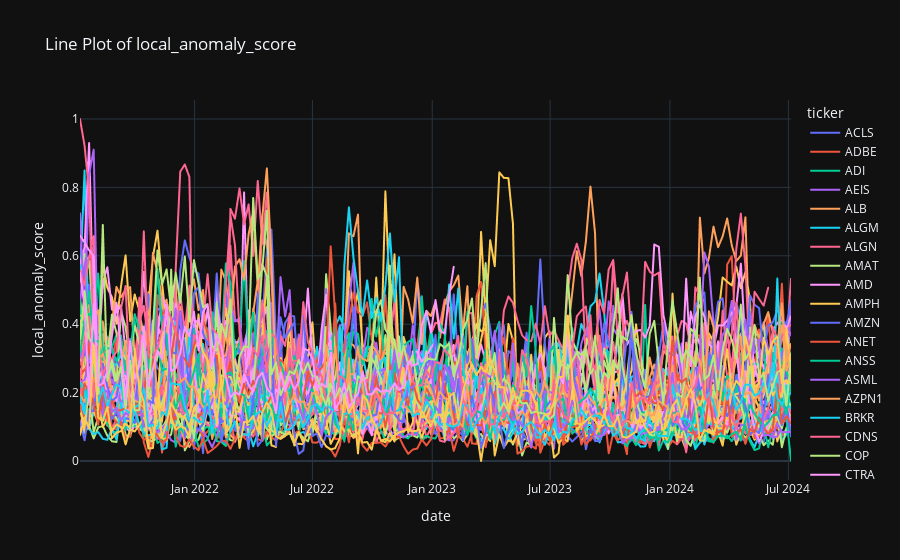

The notebook cell saved with this chart:
### Code cell
df_anomaly_scores.plot_line("local_anomaly_score", n=50)

### Figure 1 — Plotly figure (JSON) as saved in the notebook; plotly's stock layout.template omitted (floating-point values rounded to 4 significant figures; data arrays with more than 128 entries replaced by an {"elided": "..."} marker saying what was removed)
{"data": [{"hovertemplate": "ticker=ACLS<br>date=%{x}<br>local_anomaly_score=%{y}<extra></extra>", "legendgroup": "ACLS", "line": {"color": "#636efa", "dash": "solid"}, "marker": {"symbol": "circle"}, "mode": "lines", "name": "ACLS", "showlegend": true, "type": "scattergl", "x": {"elided": "157 str values"}, "xaxis": "x", "y": {"elided": "157 float values"}, "yaxis": "y"}, {"hovertemplate": "ticker=ADBE<br>date=%{x}<br>local_anomaly_score=%{y}<extra></extra>", "legendgroup": "ADBE", "line": {"color": "#EF553B", "dash": "solid"}, "marker": {"symbol": "circle"}, "mode": "lines", "name": "ADBE", "showlegend": true, "type": "scattergl", "x": {"elided": "157 str values"}, "xaxis": "x", "y": {"elided": "157 float values"}, "yaxis": "y"}, {"hovertemplate": "ticker=ADI<br>date=%{x}<br>local_anomaly_score=%{y}<extra></extra>", "legendgroup": "ADI", "line": {"color": "#00cc96", "dash": "solid"}, "marker": {"symbol": "circle"}, "mode": "lines", "name": "ADI", "showlegend": true, "type": "scattergl", "x": {"elided": "157 str values"}, "xaxis": "x", "y": {"elided": "157 float values"}, "yaxis": "y"}, {"hovertemplate": "ticker=AEIS<br>date=%{x}<br>local_anomaly_score=%{y}<extra></extra>", "legendgroup": "AEIS", "line": {"color": "#ab63fa", "dash": "solid"}, "marker": {"symbol": "circle"}, "mode": "lines", "name": "AEIS", "showlegend": true, "type": "scattergl", "x": {"elided": "157 str values"}, "xaxis": "x", "y": {"elided": "157 float values"}, "yaxis": "y"}, {"hovertemplate": "ticker=ALB<br>date=%{x}<br>local_anomaly_score=%{y}<extra></extra>", "legendgroup": "ALB", "line": {"color": "#FFA15A", "dash": "solid"}, "marker": {"symbol": "circle"}, "mode": "lines", "name": "ALB", "showlegend": true, "type": "scattergl", "x": {"elided": "157 str values"}, "xaxis": "x", "y": {"elided": "157 float values"}, "yaxis": "y"}, {"hovertemplate": "ticker=ALGM<br>date=%{x}<br>local_anomaly_score=%{y}<extra></extra>", "legendgroup": "ALGM", "line": {"color": "#19d3f3", "dash": "solid"}, "marker": {"symbol": "circle"}, "mode": "lines", "name": "ALGM", "showlegend": true, "type": "scattergl", "x": {"elided": "157 str values"}, "xaxis": "x", "y": {"elided": "157 float values"}, "yaxis": "y"}, {"hovertemplate": "ticker=ALGN<br>date=%{x}<br>local_anomaly_score=%{y}<extra></extra>", "legendgroup": "ALGN", "line": {"color": "#FF6692", "dash": "solid"}, "marker": {"symbol": "circle"}, "mode": "lines", "name": "ALGN", "showlegend": true, "type": "scattergl", "x": {"elided": "157 str values"}, "xaxis": "x", "y": {"elided": "157 float values"}, "yaxis": "y"}, {"hovertemplate": "ticker=AMAT<br>date=%{x}<br>local_anomaly_score=%{y}<extra></extra>", "legendgroup": "AMAT", "line": {"color": "#B6E880", "dash": "solid"}, "marker": {"symbol": "circle"}, "mode": "lines", "name": "AMAT", "showlegend": true, "type": "scattergl", "x": {"elided": "157 str values"}, "xaxis": "x", "y": {"elided": "157 float values"}, "yaxis": "y"}, {"hovertemplate": "ticker=AMD<br>date=%{x}<br>local_anomaly_score=%{y}<extra></extra>", "legendgroup": "AMD", "line": {"color": "#FF97FF", "dash": "solid"}, "marker": {"symbol": "circle"}, "mode": "lines", "name": "AMD", "showlegend": true, "type": "scattergl", "x": {"elided": "157 str values"}, "xaxis": "x", "y": {"elided": "157 float values"}, "yaxis": "y"}, {"hovertemplate": "ticker=AMPH<br>date=%{x}<br>local_anomaly_score=%{y}<extra></extra>", "legendgroup": "AMPH", "line": {"color": "#FECB52", "dash": "solid"}, "marker": {"symbol": "circle"}, "mode": "lines", "name": "AMPH", "showlegend": true, "type": "scattergl", "x": {"elided": "157 str values"}, "xaxis": "x", "y": {"elided": "157 float values"}, "yaxis": "y"}, {"hovertemplate": "ticker=AMZN<br>date=%{x}<br>local_anomaly_score=%{y}<extra></extra>", "legendgroup": "AMZN", "line": {"color": "#636efa", "dash": "solid"}, "marker": {"symbol": "circle"}, "mode": "lines", "name": "AMZN", "showlegend": true, "type": "scattergl", "x": {"elided": "157 str values"}, "xaxis": "x", "y": {"elided": "157 float values"}, "yaxis": "y"}, {"hovertemplate": "ticker=ANET<br>date=%{x}<br>local_anomaly_score=%{y}<extra></extra>", "legendgroup": "ANET", "line": {"color": "#EF553B", "dash": "solid"}, "marker": {"symbol": "circle"}, "mode": "lines", "name": "ANET", "showlegend": true, "type": "scattergl", "x": {"elided": "157 str values"}, "xaxis": "x", "y": {"elided": "157 float values"}, "yaxis": "y"}, {"hovertemplate": "ticker=ANSS<br>date=%{x}<br>local_anomaly_score=%{y}<extra></extra>", "legendgroup": "ANSS", "line": {"color": "#00cc96", "dash": "solid"}, "marker": {"symbol": "circle"}, "mode": "lines", "name": "ANSS", "showlegend": true, "type": "scattergl", "x": {"elided": "157 str values"}, "xaxis": "x", "y": {"elided": "157 float values"}, "yaxis": "y"}, {"hovertemplate": "ticker=ASML<br>date=%{x}<br>local_anomaly_score=%{y}<extra></extra>", "legendgroup": "ASML", "line": {"color": "#ab63fa", "dash": "solid"}, "marker": {"symbol": "circle"}, "mode": "lines", "name": "ASML", "showlegend": true, "type": "scattergl", "x": {"elided": "157 str values"}, "xaxis": "x", "y": {"elided": "157 float values"}, "yaxis": "y"}, {"hovertemplate": "ticker=AZPN1<br>date=%{x}<br>local_anomaly_score=%{y}<extra></extra>", "legendgroup": "AZPN1", "line": {"color": "#FFA15A", "dash": "solid"}, "marker": {"symbol": "circle"}, "mode": "lines", "name": "AZPN1", "showlegend": true, "type": "scattergl", "x": ["2021-07-09T00:00:00", "2021-07-16T00:00:00", "2021-07-23T00:00:00", "2021-07-30T00:00:00", "2021-08-06T00:00:00", "2021-08-13T00:00:00", "2021-08-20T00:00:00", "2021-08-27T00:00:00", "2021-09-03T00:00:00", "2021-09-10T00:00:00", "2021-09-17T00:00:00", "2021-09-24T00:00:00", "2021-10-01T00:00:00", "2021-10-08T00:00:00", "2021-10-15T00:00:00", "2021-10-22T00:00:00", "2021-10-29T00:00:00", "2021-11-05T00:00:00", "2021-11-12T00:00:00", "2021-11-19T00:00:00", "2021-11-26T00:00:00", "2021-12-03T00:00:00", "2021-12-10T00:00:00", "2021-12-17T00:00:00", "2021-12-24T00:00:00", "2021-12-31T00:00:00", "2022-01-07T00:00:00", "2022-01-14T00:00:00", "2022-01-21T00:00:00", "2022-01-28T00:00:00", "2022-02-04T00:00:00", "2022-02-11T00:00:00", "2022-02-18T00:00:00", "2022-02-25T00:00:00", "2022-03-04T00:00:00", "2022-03-11T00:00:00", "2022-03-18T00:00:00", "2022-03-25T00:00:00", "2022-04-01T00:00:00", "2022-04-08T00:00:00", "2022-04-15T00:00:00", "2022-04-22T00:00:00", "2022-04-29T00:00:00", "2022-05-06T00:00:00", "2022-05-13T00:00:00", "2022-05-20T00:00:00"], "xaxis": "x", "y": [0.2683, 0.2229, 0.2035, 0.1974, 0.2479, 0.3723, 0.1417, 0.1567, 0.1481, 0.1498, 0.1486, 0.1355, 0.1922, 0.2213, 0.2026, 0.4935, 0.1821, 0.1302, 0.3187, 0.2036, 0.2462, 0.1367, 0.1001, 0.05508, 0.04079, 0.0659, 0.1698, 0.08655, 0.2463, 0.06431, 0.1183, 0.1381, 0.06901, 0.07593, 0.06166, 0.09508, 0.1072, 0.06385, 0.122, 0.075, 0.1012, 0.07117, 0.1157, 0.2347, 0.2644, 0.1829], "yaxis": "y"}, {"hovertemplate": "ticker=BRKR<br>date=%{x}<br>local_anomaly_score=%{y}<extra></extra>", "legendgroup": "BRKR", "line": {"color": "#19d3f3", "dash": "solid"}, "marker": {"symbol": "circle"}, "mode": "lines", "name": "BRKR", "showlegend": true, "type": "scattergl", "x": {"elided": "157 str values"}, "xaxis": "x", "y": {"elided": "157 float values"}, "yaxis": "y"}, {"hovertemplate": "ticker=CDNS<br>date=%{x}<br>local_anomaly_score=%{y}<extra></extra>", "legendgroup": "CDNS", "line": {"color": "#FF6692", "dash": "solid"}, "marker": {"symbol": "circle"}, "mode": "lines", "name": "CDNS", "showlegend": true, "type": "scattergl", "x": {"elided": "157 str values"}, "xaxis": "x", "y": {"elided": "157 float values"}, "yaxis": "y"}, {"hovertemplate": "ticker=COP<br>date=%{x}<br>local_anomaly_score=%{y}<extra></extra>", "legendgroup": "COP", "line": {"color": "#B6E880", "dash": "solid"}, "marker": {"symbol": "circle"}, "mode": "lines", "name": "COP", "showlegend": true, "type": "scattergl", "x": {"elided": "157 str values"}, "xaxis": "x", "y": {"elided": "157 float values"}, "yaxis": "y"}, {"hovertemplate": "ticker=CTRA<br>date=%{x}<br>local_anomaly_score=%{y}<extra></extra>", "legendgroup": "CTRA", "line": {"color": "#FF97FF", "dash": "solid"}, "marker": {"symbol": "circle"}, "mode": "lines", "name": "CTRA", "showlegend": true, "type": "scattergl", "x": {"elided": "157 str values"}, "xaxis": "x", "y": {"elided": "157 float values"}, "yaxis": "y"}, {"hovertemplate": "ticker=DXCM<br>date=%{x}<br>local_anomaly_score=%{y}<extra></extra>", "legendgroup": "DXCM", "line": {"color": "#FECB52", "dash": "solid"}, "marker": {"symbol": "circle"}, "mode": "lines", "name": "DXCM", "showlegend": true, "type": "scattergl", "x": {"elided": "157 str values"}, "xaxis": "x", "y": {"elided": "157 float values"}, "yaxis": "y"}, {"hovertemplate": "ticker=ENPH<br>date=%{x}<br>local_anomaly_score=%{y}<extra></extra>", "legendgroup": "ENPH", "line": {"color": "#636efa", "dash": "solid"}, "marker": {"symbol": "circle"}, "mode": "lines", "name": "ENPH", "showlegend": true, "type": "scattergl", "x": {"elided": "157 str values"}, "xaxis": "x", "y": {"elided": "157 float values"}, "yaxis": "y"}, {"hovertemplate": "ticker=FCX<br>date=%{x}<br>local_anomaly_score=%{y}<extra></extra>", "legendgroup": "FCX", "line": {"color": "#EF553B", "dash": "solid"}, "marker": {"symbol": "circle"}, "mode": "lines", "name": "FCX", "showlegend": true, "type": "scattergl", "x": {"elided": "157 str values"}, "xaxis": "x", "y": {"elided": "157 float values"}, "yaxis": "y"}, {"hovertemplate": "ticker=FTNT<br>date=%{x}<br>local_anomaly_score=%{y}<extra></extra>", "legendgroup": "FTNT", "line": {"color": "#00cc96", "dash": "solid"}, "marker": {"symbol": "circle"}, "mode": "lines", "name": "FTNT", "showlegend": true, "type": "scattergl", "x": {"elided": "157 str values"}, "xaxis": "x", "y": {"elided": "157 float values"}, "yaxis": "y"}, {"hovertemplate": "ticker=HZNP<br>date=%{x}<br>local_anomaly_score=%{y}<extra></extra>", "legendgroup": "HZNP", "line": {"color": "#ab63fa", "dash": "solid"}, "marker": {"symbol": "circle"}, "mode": "lines", "name": "HZNP", "showlegend": true, "type": "scattergl", "x": ["2021-07-09T00:00:00", "2021-07-16T00:00:00", "2021-07-23T00:00:00", "2021-07-30T00:00:00", "2021-08-06T00:00:00", "2021-08-13T00:00:00", "2021-08-20T00:00:00", "2021-08-27T00:00:00", "2021-09-03T00:00:00", "2021-09-10T00:00:00", "2021-09-17T00:00:00", "2021-09-24T00:00:00", "2021-10-01T00:00:00", "2021-10-08T00:00:00", "2021-10-15T00:00:00", "2021-10-22T00:00:00", "2021-10-29T00:00:00", "2021-11-05T00:00:00", "2021-11-12T00:00:00", "2021-11-19T00:00:00", "2021-11-26T00:00:00", "2021-12-03T00:00:00", "2021-12-10T00:00:00", "2021-12-17T00:00:00", "2021-12-24T00:00:00", "2021-12-31T00:00:00", "2022-01-07T00:00:00", "2022-01-14T00:00:00", "2022-01-21T00:00:00", "2022-01-28T00:00:00", "2022-02-04T00:00:00", "2022-02-11T00:00:00", "2022-02-18T00:00:00", "2022-02-25T00:00:00", "2022-03-04T00:00:00", "2022-03-11T00:00:00", "2022-03-18T00:00:00", "2022-03-25T00:00:00", "2022-04-01T00:00:00", "2022-04-08T00:00:00", "2022-04-15T00:00:00", "2022-04-22T00:00:00", "2022-04-29T00:00:00", "2022-05-06T00:00:00", "2022-05-13T00:00:00", "2022-05-20T00:00:00", "2022-05-27T00:00:00", "2022-06-03T00:00:00", "2022-06-10T00:00:00", "2022-06-17T00:00:00", "2022-06-24T00:00:00", "2022-07-01T00:00:00", "2022-07-08T00:00:00", "2022-07-15T00:00:00", "2022-07-22T00:00:00", "2022-07-29T00:00:00", "2022-08-05T00:00:00", "2022-08-12T00:00:00", "2022-08-19T00:00:00", "2022-08-26T00:00:00", "2022-09-02T00:00:00", "2022-09-09T00:00:00", "2022-09-16T00:00:00", "2022-09-23T00:00:00", "2022-09-30T00:00:00", "2022-10-07T00:00:00", "2022-10-14T00:00:00", "2022-10-21T00:00:00", "2022-10-28T00:00:00", "2022-11-04T00:00:00", "2022-11-11T00:00:00", "2022-11-18T00:00:00", "2022-11-25T00:00:00", "2022-12-02T00:00:00", "2022-12-09T00:00:00", "2022-12-16T00:00:00", "2022-12-23T00:00:00", "2022-12-30T00:00:00", "2023-01-06T00:00:00", "2023-01-13T00:00:00", "2023-01-20T00:00:00", "2023-01-27T00:00:00", "2023-02-03T00:00:00", "2023-02-10T00:00:00", "2023-02-17T00:00:00", "2023-02-24T00:00:00", "2023-03-03T00:00:00", "2023-03-10T00:00:00", "2023-03-17T00:00:00", "2023-03-24T00:00:00", "2023-03-31T00:00:00", "2023-04-07T00:00:00", "2023-04-14T00:00:00", "2023-04-21T00:00:00", "2023-04-28T00:00:00", "2023-05-05T00:00:00", "2023-05-12T00:00:00", "2023-05-19T00:00:00", "2023-05-26T00:00:00", "2023-06-02T00:00:00", "2023-06-09T00:00:00", "2023-06-16T00:00:00", "2023-06-23T00:00:00", "2023-06-30T00:00:00", "2023-07-07T00:00:00", "2023-07-14T00:00:00", "2023-07-21T00:00:00", "2023-07-28T00:00:00", "2023-08-04T00:00:00", "2023-08-11T00:00:00", "2023-08-18T00:00:00", "2023-08-25T00:00:00", "2023-09-01T00:00:00", "2023-09-08T00:00:00", "2023-09-15T00:00:00", "2023-09-22T00:00:00", "2023-09-29T00:00:00", "2023-10-06T00:00:00"], "xaxis": "x", "y": [0.7244, 0.4208, 0.8385, 0.9103, 0.2647, 0.2228, 0.2464, 0.2377, 0.2082, 0.23, 0.1657, 0.1997, 0.2691, 0.1459, 0.2288, 0.1676, 0.1495, 0.2301, 0.2152, 0.1376, 0.1287, 0.135, 0.1581, 0.1623, 0.2527, 0.2295, 0.1666, 0.2624, 0.1728, 0.108, 0.1193, 0.17, 0.195, 0.3327, 0.3537, 0.3128, 0.3434, 0.3938, 0.3648, 0.3466, 0.3157, 0.3429, 0.4627, 0.1624, 0.1849, 0.1618, 0.2261, 0.1501, 0.187, 0.1809, 0.3034, 0.1905, 0.2512, 0.1762, 0.2566, 0.2199, 0.3288, 0.3964, 0.4004, 0.278, 0.2224, 0.1901, 0.227, 0.1692, 0.2806, 0.3458, 0.2631, 0.2727, 0.2563, 0.1749, 0.2924, 0.2875, 0.2636, 0.3968, 0.3002, 0.3212, 0.3143, 0.3155, 0.2983, 0.2815, 0.2004, 0.2804, 0.2244, 0.134, 0.1126, 0.1262, 0.1506, 0.1296, 0.116, 0.2884, 0.2966, 0.3808, 0.2482, 0.1568, 0.1672, 0.3432, 0.1955, 0.2884, 0.1407, 0.1477, 0.2003, 0.2621, 0.1706, 0.3574, 0.163, 0.2002, 0.2315, 0.3589, 0.3442, 0.2433, 0.3428, 0.3843, 0.3247, 0.3191, 0.216, 0.2142, 0.2194, 0.4539], "yaxis": "y"}, {"hovertemplate": "ticker=INTU<br>date=%{x}<br>local_anomaly_score=%{y}<extra></extra>", "legendgroup": "INTU", "line": {"color": "#FFA15A", "dash": "solid"}, "marker": {"symbol": "circle"}, "mode": "lines", "name": "INTU", "showlegend": true, "type": "scattergl", "x": {"elided": "157 str values"}, "xaxis": "x", "y": {"elided": "157 float values"}, "yaxis": "y"}, {"hovertemplate": "ticker=KLAC<br>date=%{x}<br>local_anomaly_score=%{y}<extra></extra>", "legendgroup": "KLAC", "line": {"color": "#19d3f3", "dash": "solid"}, "marker": {"symbol": "circle"}, "mode": "lines", "name": "KLAC", "showlegend": true, "type": "scattergl", "x": {"elided": "157 str values"}, "xaxis": "x", "y": {"elided": "157 float values"}, "yaxis": "y"}, {"hovertemplate": "ticker=LNTH<br>date=%{x}<br>local_anomaly_score=%{y}<extra></extra>", "legendgroup": "LNTH", "line": {"color": "#FF6692", "dash": "solid"}, "marker": {"symbol": "circle"}, "mode": "lines", "name": "LNTH", "showlegend": true, "type": "scattergl", "x": {"elided": "157 str values"}, "xaxis": "x", "y": {"elided": "157 float values"}, "yaxis": "y"}, {"hovertemplate": "ticker=LRCX<br>date=%{x}<br>local_anomaly_score=%{y}<extra></extra>", "legendgroup": "LRCX", "line": {"color": "#B6E880", "dash": "solid"}, "marker": {"symbol": "circle"}, "mode": "lines", "name": "LRCX", "showlegend": true, "type": "scattergl", "x": {"elided": "157 str values"}, "xaxis": "x", "y": {"elided": "157 float values"}, "yaxis": "y"}, {"hovertemplate": "ticker=LSCC<br>date=%{x}<br>local_anomaly_score=%{y}<extra></extra>", "legendgroup": "LSCC", "line": {"color": "#FF97FF", "dash": "solid"}, "marker": {"symbol": "circle"}, "mode": "lines", "name": "LSCC", "showlegend": true, "type": "scattergl", "x": {"elided": "157 str values"}, "xaxis": "x", "y": {"elided": "157 float values"}, "yaxis": "y"}, {"hovertemplate": "ticker=META<br>date=%{x}<br>local_anomaly_score=%{y}<extra></extra>", "legendgroup": "META", "line": {"color": "#FECB52", "dash": "solid"}, "marker": {"symbol": "circle"}, "mode": "lines", "name": "META", "showlegend": true, "type": "scattergl", "x": {"elided": "157 str values"}, "xaxis": "x", "y": {"elided": "157 float values"}, "yaxis": "y"}, {"hovertemplate": "ticker=MPWR<br>date=%{x}<br>local_anomaly_score=%{y}<extra></extra>", "legendgroup": "MPWR", "line": {"color": "#636efa", "dash": "solid"}, "marker": {"symbol": "circle"}, "mode": "lines", "name": "MPWR", "showlegend": true, "type": "scattergl", "x": {"elided": "157 str values"}, "xaxis": "x", "y": {"elided": "157 float values"}, "yaxis": "y"}, {"hovertemplate": "ticker=MSFT<br>date=%{x}<br>local_anomaly_score=%{y}<extra></extra>", "legendgroup": "MSFT", "line": {"color": "#EF553B", "dash": "solid"}, "marker": {"symbol": "circle"}, "mode": "lines", "name": "MSFT", "showlegend": true, "type": "scattergl", "x": {"elided": "157 str values"}, "xaxis": "x", "y": {"elided": "157 float values"}, "yaxis": "y"}, {"hovertemplate": "ticker=NFLX<br>date=%{x}<br>local_anomaly_score=%{y}<extra></extra>", "legendgroup": "NFLX", "line": {"color": "#00cc96", "dash": "solid"}, "marker": {"symbol": "circle"}, "mode": "lines", "name": "NFLX", "showlegend": true, "type": "scattergl", "x": {"elided": "157 str values"}, "xaxis": "x", "y": {"elided": "157 float values"}, "yaxis": "y"}, {"hovertemplate": "ticker=NOW<br>date=%{x}<br>local_anomaly_score=%{y}<extra></extra>", "legendgroup": "NOW", "line": {"color": "#ab63fa", "dash": "solid"}, "marker": {"symbol": "circle"}, "mode": "lines", "name": "NOW", "showlegend": true, "type": "scattergl", "x": {"elided": "157 str values"}, "xaxis": "x", "y": {"elided": "157 float values"}, "yaxis": "y"}, {"hovertemplate": "ticker=NTAP<br>date=%{x}<br>local_anomaly_score=%{y}<extra></extra>", "legendgroup": "NTAP", "line": {"color": "#FFA15A", "dash": "solid"}, "marker": {"symbol": "circle"}, "mode": "lines", "name": "NTAP", "showlegend": true, "type": "scattergl", "x": {"elided": "157 str values"}, "xaxis": "x", "y": {"elided": "157 float values"}, "yaxis": "y"}, {"hovertemplate": "ticker=NVDA<br>date=%{x}<br>local_anomaly_score=%{y}<extra></extra>", "legendgroup": "NVDA", "line": {"color": "#19d3f3", "dash": "solid"}, "marker": {"symbol": "circle"}, "mode": "lines", "name": "NVDA", "showlegend": true, "type": "scattergl", "x": {"elided": "157 str values"}, "xaxis": "x", "y": {"elided": "157 float values"}, "yaxis": "y"}, {"hovertemplate": "ticker=NVMI<br>date=%{x}<br>local_anomaly_score=%{y}<extra></extra>", "legendgroup": "NVMI", "line": {"color": "#FF6692", "dash": "solid"}, "marker": {"symbol": "circle"}, "mode": "lines", "name": "NVMI", "showlegend": true, "type": "scattergl", "x": {"elided": "157 str values"}, "xaxis": "x", "y": {"elided": "157 float values"}, "yaxis": "y"}, {"hovertemplate": "ticker=NVO<br>date=%{x}<br>local_anomaly_score=%{y}<extra></extra>", "legendgroup": "NVO", "line": {"color": "#B6E880", "dash": "solid"}, "marker": {"symbol": "circle"}, "mode": "lines", "name": "NVO", "showlegend": true, "type": "scattergl", "x": {"elided": "157 str values"}, "xaxis": "x", "y": {"elided": "157 float values"}, "yaxis": "y"}, {"hovertemplate": "ticker=ON<br>date=%{x}<br>local_anomaly_score=%{y}<extra></extra>", "legendgroup": "ON", "line": {"color": "#FF97FF", "dash": "solid"}, "marker": {"symbol": "circle"}, "mode": "lines", "name": "ON", "showlegend": true, "type": "scattergl", "x": {"elided": "157 str values"}, "xaxis": "x", "y": {"elided": "157 float values"}, "yaxis": "y"}, {"hovertemplate": "ticker=PAYC<br>date=%{x}<br>local_anomaly_score=%{y}<extra></extra>", "legendgroup": "PAYC", "line": {"color": "#FECB52", "dash": "solid"}, "marker": {"symbol": "circle"}, "mode": "lines", "name": "PAYC", "showlegend": true, "type": "scattergl", "x": {"elided": "157 str values"}, "xaxis": "x", "y": {"elided": "157 float values"}, "yaxis": "y"}, {"hovertemplate": "ticker=PCTY<br>date=%{x}<br>local_anomaly_score=%{y}<extra></extra>", "legendgroup": "PCTY", "line": {"color": "#636efa", "dash": "solid"}, "marker": {"symbol": "circle"}, "mode": "lines", "name": "PCTY", "showlegend": true, "type": "scattergl", "x": {"elided": "157 str values"}, "xaxis": "x", "y": {"elided": "157 float values"}, "yaxis": "y"}, {"hovertemplate": "ticker=QCOM<br>date=%{x}<br>local_anomaly_score=%{y}<extra></extra>", "legendgroup": "QCOM", "line": {"color": "#EF553B", "dash": "solid"}, "marker": {"symbol": "circle"}, "mode": "lines", "name": "QCOM", "showlegend": true, "type": "scattergl", "x": {"elided": "157 str values"}, "xaxis": "x", "y": {"elided": "157 float values"}, "yaxis": "y"}, {"hovertemplate": "ticker=REGN<br>date=%{x}<br>local_anomaly_score=%{y}<extra></extra>", "legendgroup": "REGN", "line": {"color": "#00cc96", "dash": "solid"}, "marker": {"symbol": "circle"}, "mode": "lines", "name": "REGN", "showlegend": true, "type": "scattergl", "x": {"elided": "157 str values"}, "xaxis": "x", "y": {"elided": "157 float values"}, "yaxis": "y"}, {"hovertemplate": "ticker=SNPS<br>date=%{x}<br>local_anomaly_score=%{y}<extra></extra>", "legendgroup": "SNPS", "line": {"color": "#ab63fa", "dash": "solid"}, "marker": {"symbol": "circle"}, "mode": "lines", "name": "SNPS", "showlegend": true, "type": "scattergl", "x": {"elided": "157 str values"}, "xaxis": "x", "y": {"elided": "157 float values"}, "yaxis": "y"}, {"hovertemplate": "ticker=SSD<br>date=%{x}<br>local_anomaly_score=%{y}<extra></extra>", "legendgroup": "SSD", "line": {"color": "#FFA15A", "dash": "solid"}, "marker": {"symbol": "circle"}, "mode": "lines", "name": "SSD", "showlegend": true, "type": "scattergl", "x": {"elided": "157 str values"}, "xaxis": "x", "y": {"elided": "157 float values"}, "yaxis": "y"}, {"hovertemplate": "ticker=STM<br>date=%{x}<br>local_anomaly_score=%{y}<extra></extra>", "legendgroup": "STM", "line": {"color": "#19d3f3", "dash": "solid"}, "marker": {"symbol": "circle"}, "mode": "lines", "name": "STM", "showlegend": true, "type": "scattergl", "x": {"elided": "157 str values"}, "xaxis": "x", "y": {"elided": "157 float values"}, "yaxis": "y"}, {"hovertemplate": "ticker=SWAV<br>date=%{x}<br>local_anomaly_score=%{y}<extra></extra>", "legendgroup": "SWAV", "line": {"color": "#FF6692", "dash": "solid"}, "marker": {"symbol": "circle"}, "mode": "lines", "name": "SWAV", "showlegend": true, "type": "scattergl", "x": {"elided": "152 str values"}, "xaxis": "x", "y": {"elided": "152 float values"}, "yaxis": "y"}, {"hovertemplate": "ticker=TTD<br>date=%{x}<br>local_anomaly_score=%{y}<extra></extra>", "legendgroup": "TTD", "line": {"color": "#B6E880", "dash": "solid"}, "marker": {"symbol": "circle"}, "mode": "lines", "name": "TTD", "showlegend": true, "type": "scattergl", "x": {"elided": "157 str values"}, "xaxis": "x", "y": {"elided": "157 float values"}, "yaxis": "y"}, {"hovertemplate": "ticker=VIVO<br>date=%{x}<br>local_anomaly_score=%{y}<extra></extra>", "legendgroup": "VIVO", "line": {"color": "#FF97FF", "dash": "solid"}, "marker": {"symbol": "circle"}, "mode": "lines", "name": "VIVO", "showlegend": true, "type": "scattergl", "x": ["2021-07-09T00:00:00", "2021-07-16T00:00:00", "2021-07-23T00:00:00", "2021-07-30T00:00:00", "2021-08-06T00:00:00", "2021-08-13T00:00:00", "2021-08-20T00:00:00", "2021-08-27T00:00:00", "2021-09-03T00:00:00", "2021-09-10T00:00:00", "2021-09-17T00:00:00", "2021-09-24T00:00:00", "2021-10-01T00:00:00", "2021-10-08T00:00:00", "2021-10-15T00:00:00", "2021-10-22T00:00:00", "2021-10-29T00:00:00", "2021-11-05T00:00:00", "2021-11-12T00:00:00", "2021-11-19T00:00:00", "2021-11-26T00:00:00", "2021-12-03T00:00:00", "2021-12-10T00:00:00", "2021-12-17T00:00:00", "2021-12-24T00:00:00", "2021-12-31T00:00:00", "2022-01-07T00:00:00", "2022-01-14T00:00:00", "2022-01-21T00:00:00", "2022-01-28T00:00:00", "2022-02-04T00:00:00", "2022-02-11T00:00:00", "2022-02-18T00:00:00", "2022-02-25T00:00:00", "2022-03-04T00:00:00", "2022-03-11T00:00:00", "2022-03-18T00:00:00", "2022-03-25T00:00:00", "2022-04-01T00:00:00", "2022-04-08T00:00:00", "2022-04-15T00:00:00", "2022-04-22T00:00:00", "2022-04-29T00:00:00", "2022-05-06T00:00:00", "2022-05-13T00:00:00", "2022-05-20T00:00:00", "2022-05-27T00:00:00", "2022-06-03T00:00:00", "2022-06-10T00:00:00", "2022-06-17T00:00:00", "2022-06-24T00:00:00", "2022-07-01T00:00:00", "2022-07-08T00:00:00", "2022-07-15T00:00:00", "2022-07-22T00:00:00", "2022-07-29T00:00:00", "2022-08-05T00:00:00", "2022-08-12T00:00:00", "2022-08-19T00:00:00", "2022-08-26T00:00:00", "2022-09-02T00:00:00", "2022-09-09T00:00:00", "2022-09-16T00:00:00", "2022-09-23T00:00:00", "2022-09-30T00:00:00", "2022-10-07T00:00:00", "2022-10-14T00:00:00", "2022-10-21T00:00:00", "2022-10-28T00:00:00", "2022-11-04T00:00:00", "2022-11-11T00:00:00", "2022-11-18T00:00:00", "2022-11-25T00:00:00", "2022-12-02T00:00:00", "2022-12-09T00:00:00", "2022-12-16T00:00:00", "2022-12-23T00:00:00", "2022-12-30T00:00:00", "2023-01-06T00:00:00", "2023-01-13T00:00:00", "2023-01-20T00:00:00", "2023-01-27T00:00:00", "2023-02-03T00:00:00"], "xaxis": "x", "y": [0.5499, 0.45, 0.1912, 0.46, 0.2197, 0.2266, 0.2629, 0.365, 0.4629, 0.3254, 0.1803, 0.3502, 0.2407, 0.2774, 0.379, 0.2174, 0.2697, 0.3227, 0.298, 0.4568, 0.2629, 0.2717, 0.3166, 0.3924, 0.3649, 0.4364, 0.3235, 0.4354, 0.4577, 0.2782, 0.3692, 0.3351, 0.2458, 0.1856, 0.2011, 0.1939, 0.2544, 0.2226, 0.2026, 0.2427, 0.2585, 0.2126, 0.1963, 0.1401, 0.2597, 0.2046, 0.2463, 0.2079, 0.2302, 0.3291, 0.3236, 0.2988, 0.2105, 0.2263, 0.2156, 0.3175, 0.1503, 0.175, 0.2272, 0.1548, 0.1782, 0.1973, 0.2609, 0.1942, 0.1953, 0.2133, 0.2024, 0.206, 0.2044, 0.2271, 0.2074, 0.2181, 0.2916, 0.2793, 0.2832, 0.3959, 0.439, 0.3757, 0.4706, 0.3804, 0.3726, 0.4834, 0.5679], "yaxis": "y"}, {"hovertemplate": "ticker=WST<br>date=%{x}<br>local_anomaly_score=%{y}<extra></extra>", "legendgroup": "WST", "line": {"color": "#FECB52", "dash": "solid"}, "marker": {"symbol": "circle"}, "mode": "lines", "name": "WST", "showlegend": true, "type": "scattergl", "x": {"elided": "157 str values"}, "xaxis": "x", "y": {"elided": "157 float values"}, "yaxis": "y"}], "layout": {"autosize": true, "legend": {"title": {"text": "ticker"}, "tracegroupgap": 0}, "title": {"text": "Line Plot of local_anomaly_score"}, "xaxis": {"anchor": "y", "autorange": true, "domain": [0, 1], "range": ["2021-07-09", "2024-07-05"], "title": {"text": "date"}, "type": "date"}, "yaxis": {"anchor": "x", "autorange": true, "domain": [0, 1], "range": [-0.05556, 1.056], "title": {"text": "local_anomaly_score"}, "type": "linear"}}}
